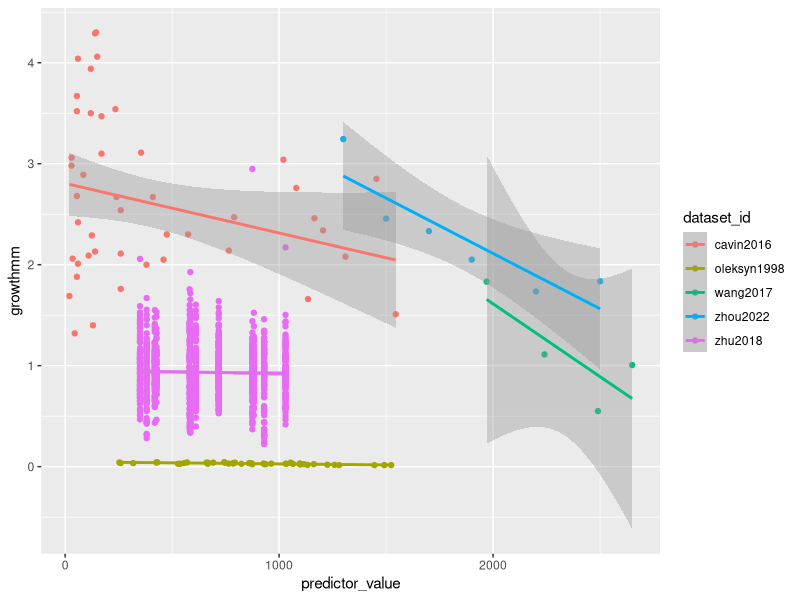
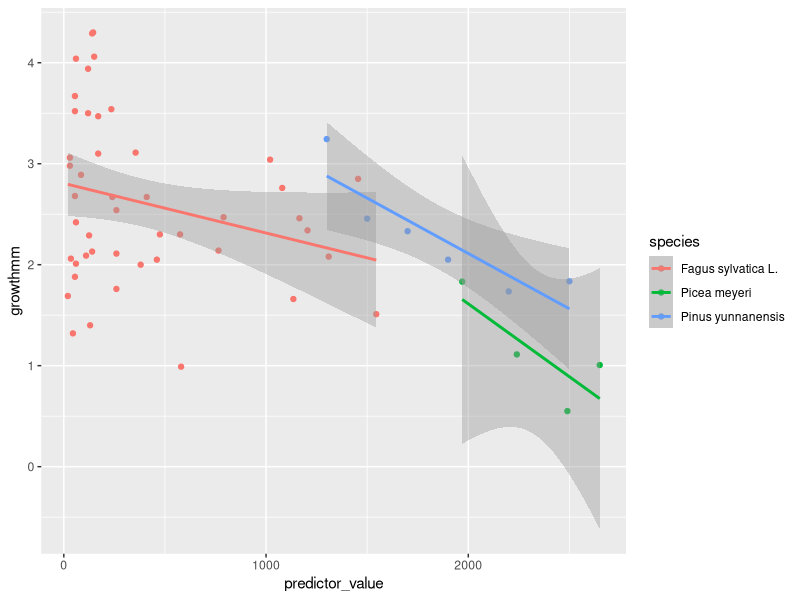
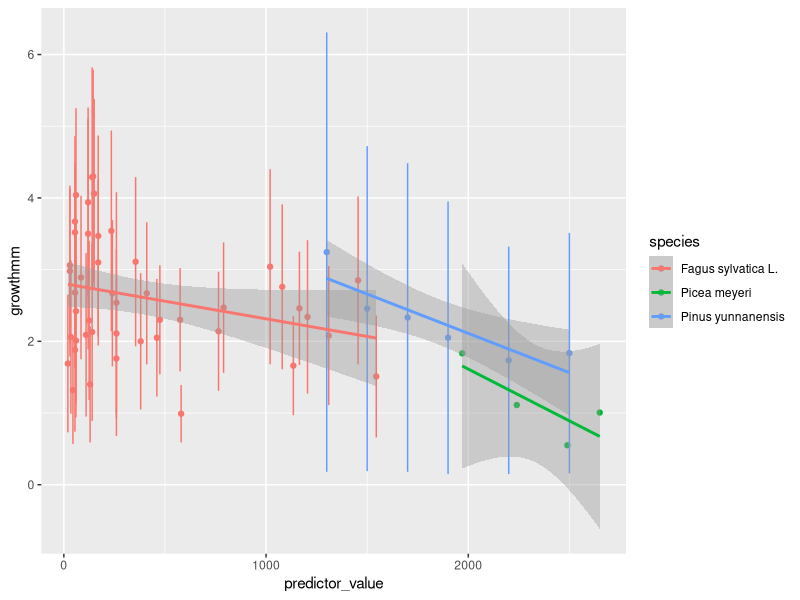
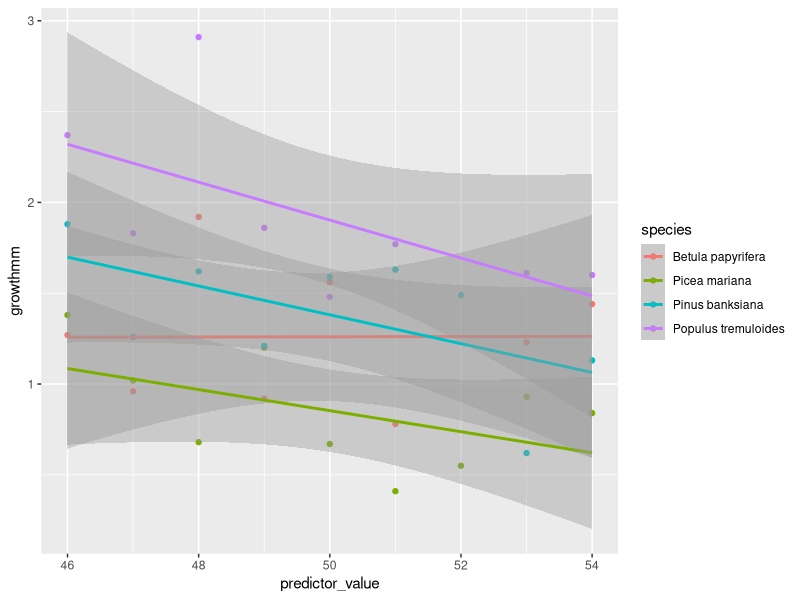

Write R code to recreate these figures, in order.
## Started 28 August 2023 ##
## By Lizzie so far ##

# housekeeping
rm(list=ls()) 
options(stringsAsFactors=FALSE)

# Setting working directory. Add in your own path in an if statement for your file structure
if(length(grep("lizzie", getwd())>0)) { 
  setwd("~/Documents/git/projects/grephon/grephon/analyses/growthxelevationetc")
} else if (length(grep("ailene", getwd()))>0) 
{setwd("boomboom")
}

# packages
library(ggplot2)

# get the data
d <- read.csv("input/classicalrefs_datascraped.csv")

# fix the growth in cm and make error numeric, or 0
d$growthmm <- d$growth_value
d$growthmm[which(d$growth_units=="cm/yr-1")] <- d$growth_value[which(d$growth_units=="cm/yr-1")]/10
d$error <- as.numeric(d$growth_errorvalue)
d$error[which(is.na(d$error)==TRUE)] <- 0

# subset to elevation-ish
unique(d$predictor_type)
delev <- subset(d, predictor_type!="latitude")
dlat <- subset(d, predictor_type=="latitude")


# one study (huang2010) has multiple species
table(d$species, d$dataset_id)

ggplot(delev, aes(x=predictor_value, y=growthmm, color=dataset_id)) +
    geom_point() +
    geom_smooth(method="lm")

# zhu2018 seems weird, but I think latitude may also vary with elevation according to Table 1?
# Will confirm and for now remove ...

delevsm <- subset(delev, dataset_id!="zhu2018" & dataset_id!="oleksyn1998")

ggplot(delevsm, aes(x=predictor_value, y=growthmm, color=species)) +
    geom_point() +
    geom_smooth(method="lm")

# Hmm, the error we do have seems big
ggplot(delevsm, aes(x=predictor_value, y=growthmm, color=species, ymin = growthmm-error, ymax = growthmm + error)) +
    geom_point() +
    geom_errorbar(width = 0.2) +
    geom_smooth(method="lm")

# Latitude
ggplot(dlat, aes(x=predictor_value, y=growthmm, color=species)) +
    geom_point() +
    geom_smooth(method="lm")